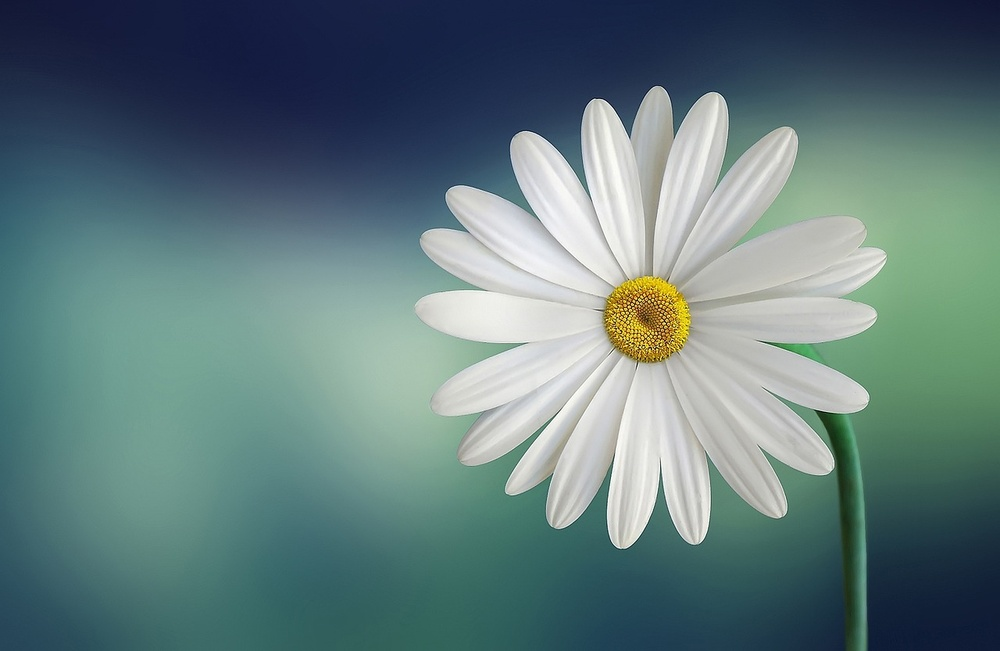
#> input picture week_2/Lab/flower.jpg, 1000 x 651 px, shrunk from 1280 x 833 before the run
$ jupyter execute main.ipynb
#> lines starting #> are read from the running program, lines starting #| are printed output that depends on the picture
[cell 1]
import cv2
import matplotlib.pyplot as plt

[cell 2]
import cv2
import matplotlib.pyplot as plt

image_path = "flower.jpg"

image = cv2.imread(image_path)
#> image is the input picture: shape (651, 1000, 3); mean B, G, R 123.8, 122.4, 97.3
image = cv2.cvtColor(image, cv2.COLOR_BGR2RGB)

images = [
    image,
    cv2.add(image, 100),
    cv2.subtract(image, 100),
    cv2.multiply(image, 2),
    cv2.divide(image, 2)
]

titles = [
    "Original",
    "Brighter (+100)",
    "Darker (-100)",
    "Contrast x2",
    "Divided /2"
]

plt.figure(figsize=(12, 6))

for i, (img, title) in enumerate(zip(images, titles)):
    plt.subplot(2, 3, i + 1)
    plt.imshow(img)
    plt.title(title)
    plt.axis("off")
#> this loop made 5 passes
#> title on passes 1 to 5: 'Original', 'Brighter (+100)', 'Darker (-100)', 'Contrast x2', 'Divided /2'

plt.tight_layout()
plt.show()
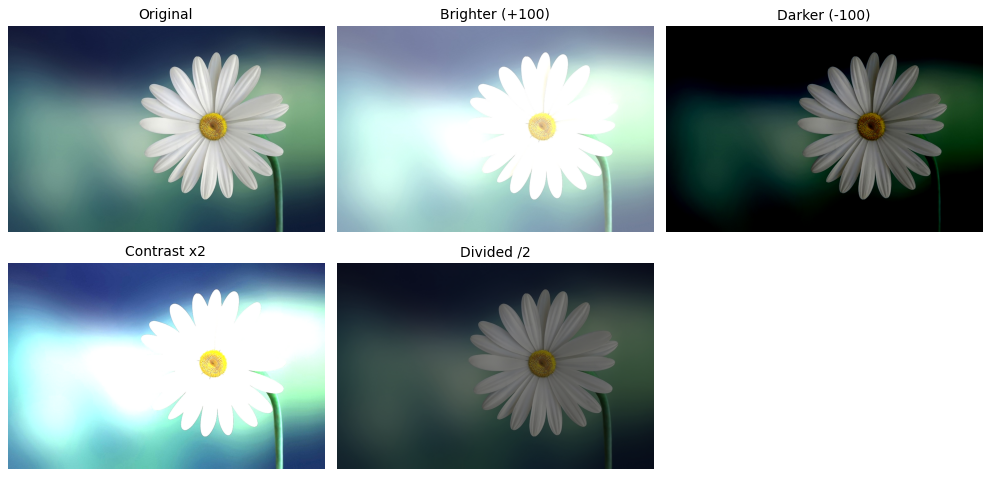
#> figure drawn by matplotlib, 5 panels
